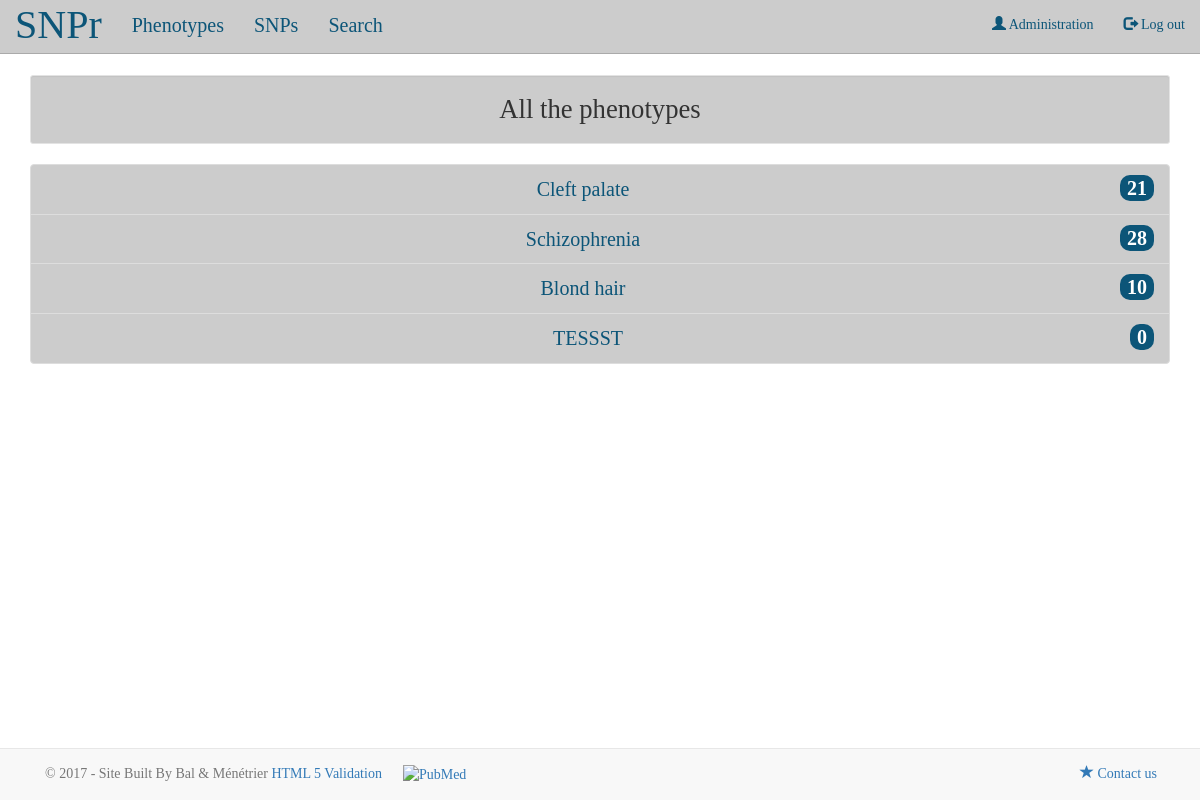
The app's page /phenotypes/ (signed in) with its own data.
### snpref/models.py (models this page shows, shortened)
class Phenotype(models.Model):
    trait = models.CharField(max_length = 100)

### snpref/views.py (the view)
def phenotype_list(request):
    if not request.user.is_authenticated:
        return redirect_to_connexion()
    phenotypes = Phenotype.objects.all()
    for phenotype in phenotypes:
        phenotype.snp_number = len(SNPRefPhen.objects.filter(phenotype = phenotype))
    return render(request, 'snpref/phenotype_list.html',
    {'phenotypes': phenotypes})

### snpref/templates/snpref/phenotype_list.html
{% extends 'snpref/base.html' %}
{% block content %}
<div class="well well-sm">
  <h4>All the phenotypes</h4>
</div>
<div class = "list-group">
  {% for phenotype in phenotypes %}
  {% if phenotype.snp_number <= 0 %}
  <a class="list-group-item list-group-item-action disabled" href="#">
  {% else %}
  <a class="list-group-item list-group-item-action"
  href="{% url 'snpref:phenotype_detail' pk=phenotype.pk%}"
  data-toggle="tooltip" title="SNPs related to">
  {% endif%}
    {{phenotype.trait}}
    <span class="badge badge-default badge-pill">
      {{phenotype.snp_number}}
    </span>
  </a>
{% endfor %}
</div>
{% endblock content %}

### snpref/static/css/snpref.css (style rules this page uses)
body { font-family: 'Ubuntu Condensed'; }
h4 { font-size : 20pt; text-align: center; }
.list-group .list-group-item { text-align: center; color: #0c5578; font-size: 15pt; background-color: #CCCCCC; }
.badge { font-size: 15pt; background-color: #0c5578; }
.well { background-color: #CCCCCC; }

### records on screen
Phenotype: trait "Cleft palate", snp_number "21"
Phenotype: trait "Schizophrenia", snp_number "28"
Phenotype: trait "Blond hair", snp_number "10"
Phenotype: trait "TESSST", snp_number "0"
